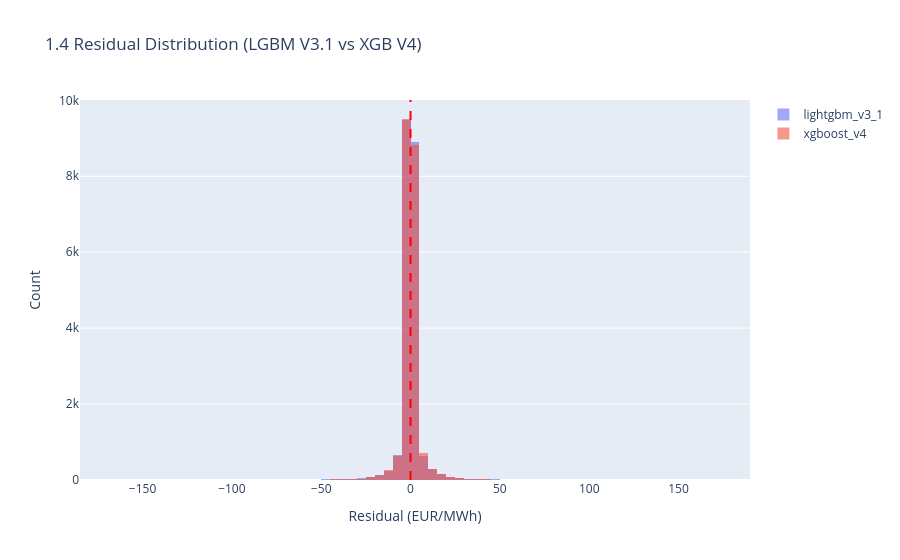

Source (notebook cell):
### Code cell
# 1.4 Residual distribution (residual = actual - predicted), both models overlaid
fig = go.Figure()
for name in MODEL_NAMES:
    res = y_test.values - preds[name]
    fig.add_trace(go.Histogram(x=res, nbinsx=80, name=name, opacity=0.6))
fig.add_vline(x=0, line_dash='dash', line_color='red')
fig.update_layout(title='1.4 Residual Distribution (LGBM V3.1 vs XGB V4)',
                  xaxis_title='Residual (EUR/MWh)', yaxis_title='Count',
                  barmode='overlay')
show(fig)
for name in MODEL_NAMES:
    res = y_test.values - preds[name]
    print(f'{name}: residual mean={res.mean():.4f} std={res.std():.4f}')

### Figure 1 — Plotly figure (JSON) as saved in the notebook; plotly's stock layout.template omitted (floating-point values rounded to 4 significant figures; data arrays with more than 128 entries replaced by an {"elided": "..."} marker saying what was removed)
{"data": [{"name": "lightgbm_v3_1", "nbinsx": 80, "opacity": 0.6, "type": "histogram", "x": {"elided": "21043 float values"}}, {"name": "xgboost_v4", "nbinsx": 80, "opacity": 0.6, "type": "histogram", "x": {"elided": "21043 float values"}}], "layout": {"barmode": "overlay", "shapes": [{"line": {"color": "red", "dash": "dash"}, "type": "line", "x0": 0, "x1": 0, "xref": "x", "y0": 0, "y1": 1, "yref": "y domain"}], "title": {"text": "1.4 Residual Distribution (LGBM V3.1 vs XGB V4)"}, "xaxis": {"title": {"text": "Residual (EUR/MWh)"}}, "yaxis": {"title": {"text": "Count"}}}}
